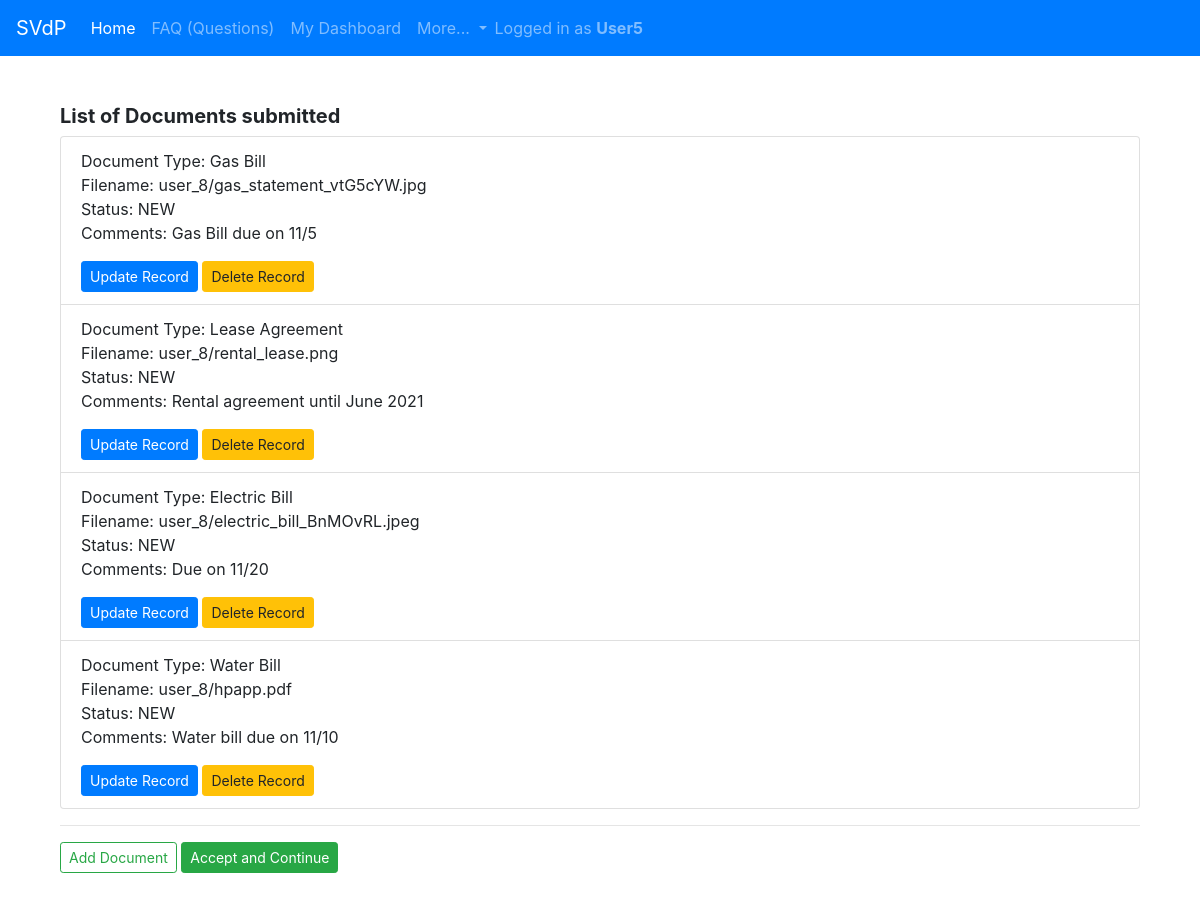
Screenshot of /docs_list/ (signed in) with the database file from the repository.
### home/models.py (models this page shows, shortened)
class Documents(models.Model):
    STATUS = [('NEW', 'NEW'), ('ACCEPTED', 'ACCEPTED'), ('RESUBMIT', 'RESUBMIT')]
    DOC_TYPE = [('Lease Agreement', 'Lease Agreement'), ('Mortgage Statement', 'Mortgage Statement'), ('Electric Bill', 'Electric Bill'),
                ('Water Bill', 'Water Bill'), ('Gas Bill', 'Gas Bill'), ('Identification', 'Identification'), ('Pay Stub', 'Pay Stub'),
                ('Crisis/COVID Letter', 'Crisis/COVID Letter')]
    username = models.ForeignKey(User, on_delete=models.CASCADE)
    status = models.CharField(max_length=100, default='NEW', choices=STATUS)
    date_uploaded = models.DateField()
    doc_type = models.CharField(max_length=100, choices=DOC_TYPE)
    doc_file = models.FileField(upload_to=user_directory_path)
    comment = models.TextField(blank=True)

### home/views.py (the view)
# urls.py: path('docs_list/', login_required(DocumentsModelList.as_view()), name = 'docs_list'),
class DocumentsModelList(OwnObjectsMixin, ListView):
    model = Documents

### home/views.py (called while the page is built)
     def get_queryset(self):
         username = self.request.user
         return super(OwnObjectsMixin, self).get_queryset().filter(username=username)

### home/templates/home/documents_list.html (shortened to what this page needs)
{% extends "base.html" %}
{% load static %}
{% block content %}
<div class="container">
<br><br>
    <h5><b>List of Documents submitted</b></h5>
<ul class="list-group">
    {% for object in object_list %}
      <li class="list-group-item">
         <p>Document Type: {{ object.doc_type }}<br>
             Filename: {{ object.doc_file }}<br>
             Status: {{ object.status}} <br>
             Comments: {{ object.comment }}</p>
      <a class="btn btn-primary btn-sm" role="button" href="/home/docs_update/{{ object.id }}/">Update Record</a>
      <a class="btn btn-warning btn-sm" role="button"  href="/home/docs_delete/{{ object.id }}/">Delete Record</a>
      </li>
    {% empty %}
      <li>No Documents Uploaded.</li>
    {% endfor %}
</ul>
    <hr>
    <a class="btn btn-outline-success btn-sm" role="button" href="../../home/docs_create">Add Document</a>
    <a class="btn btn-success btn-sm"  href="/home/startapp/">Accept and Continue</a>
    <br><br>
</div>
{% endblock %}

### templates/base.html (shortened to what this page needs)
<!DOCTYPE html>
<html>
  <head>
    <link rel="stylesheet" href="https://stackpath.bootstrapcdn.com/bootstrap/4.5.2/css/bootstrap.min.css">
  </head>
  <body>
    <nav class="navbar navbar-expand-lg navbar-dark bg-primary">
      <a class="navbar-brand" href="#">SVdP</a>
      <div class="collapse navbar-collapse" id="navbarNavDropdown">
        <ul class="navbar-nav">
          <li class="nav-item active">
            <a class="nav-link" href="/home">Home <span class="sr-only">(current)</span></a>
          </li>
          <li class="nav-item">
            <a class="nav-link" href="/home/hpapp_faq">FAQ (Questions)</a>
          </li>
          {% if user.is_authenticated %}
              <li class="nav-item">
                <a class="nav-link" href="{% url 'home:dashboard' %}">My Dashboard</a>
              </li>
          {% endif %}
          <li class="nav-item dropdown">
            <a class="nav-link dropdown-toggle" href="#" id="navbarDropdownMenuLink" role="button" data-toggle="dropdown" aria-haspopup="true" aria-expanded="false">
              More...
            </a>
          </li>
        </ul>
        {% if user.is_authenticated %}
        <span class="navbar-text">
          Logged in as <b>{{ user.username }}</b>
        </span>
        {% endif %}
      </div>
    </nav>
    {% block body %}
    <div class="container">
      {% block content %}
      {% endblock %}
      {% endblock %}
   </div>
  </body>
</html>

### rows the page displays
Documents: doc_type "Gas Bill", doc_file "user_8/gas_statement_vtG5cYW.jpg", status "NEW", comment "Gas Bill due on 11/5"
Documents: doc_type "Lease Agreement", doc_file "user_8/rental_lease.png", status "NEW", comment "Rental agreement until June 2021"
Documents: doc_type "Electric Bill", doc_file "user_8/electric_bill_BnMOvRL.jpeg", status "NEW", comment "Due on 11/20"
Documents: doc_type "Water Bill", doc_file "user_8/hpapp.pdf", status "NEW", comment "Water bill due on 11/10"

### other values shown
{{ user.username }} "User5"
